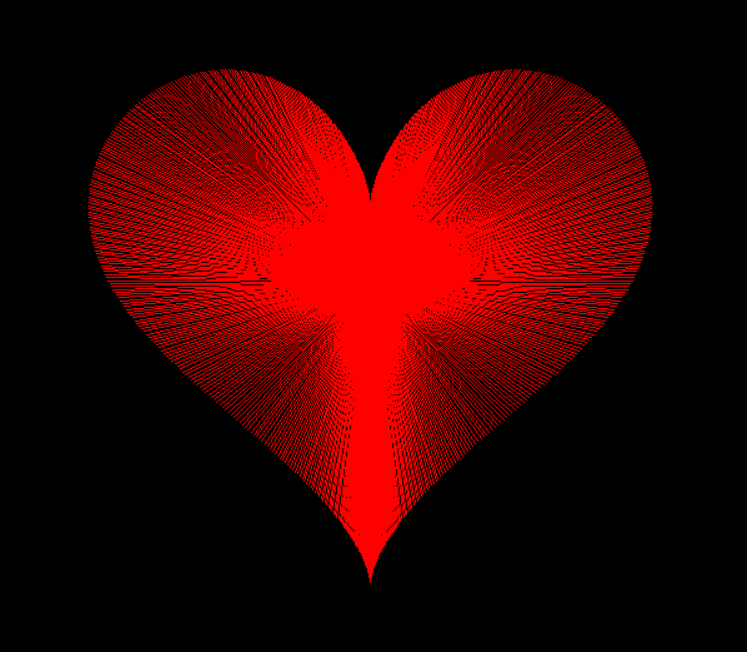

Python code for this plot:
import math
from turtle import * 

def hearta(k):
    return 15 * math.sin(k)**3

def heartb(k):
    return 12 * math.cos(k) - 5 * math.cos(2 * k) - 2 * math.cos(3 * k) - math.cos(4 * k)

speed(10)
tracer(2)  
bgcolor("black")


for i in range(800):
    goto(hearta(i)*15,heartb(i)*15)

    for j in range(1):
        color("red")

        hideturtle()
        goto(0,0)
done()
